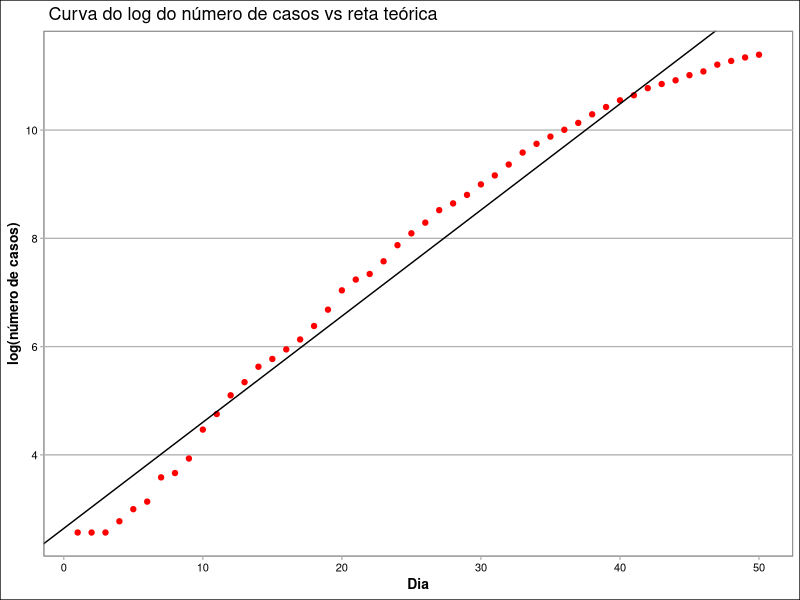
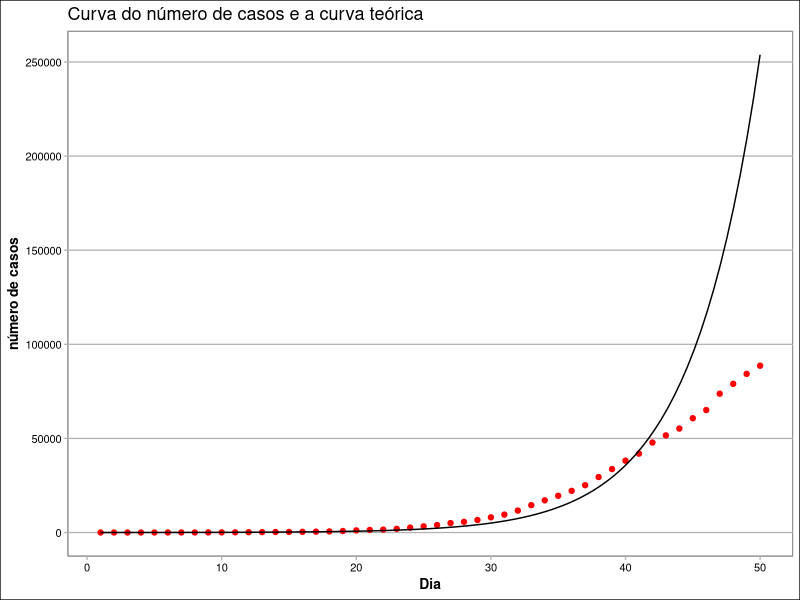

These figures' R source, in order:
## ---- chunk 1
knitr::opts_chunk$set(echo = TRUE)
library(tidyverse)
## ---- chunk 2
dados <- readxl::read_xls("Atividade-9.xls", 
                          sheet = "Atividade 9 - Casos Reino Unido", skip = 2) %>% 
  select(c("Data", "Dia (t)","Total de casos (N)"))
colnames(dados) <- c("Data","Dia","total_casos")
dados <- dados %>% mutate(log_casos = log(total_casos))
## ---- chunk 3
dados <- dados %>% mutate(dias_2 = Dia^2) 
sum(dados$dias_2) # obtendo a soma dos quadrados de xi (dias)
## ---- chunk 4
sum(dados$Dia) # soma dos dias
## ---- chunk 5
dados <- dados%>% mutate(x_y = Dia * log_casos)
sum(dados$x_y) #soma das multiplicações dos dias com o log dos casos

## ---- chunk 6
sum(dados$log_casos) # soma do log dos casos
## ---- chunk 7
library(ggthemes)
ggplot(dados,aes(Dia,log_casos))+
  geom_point(color="red")+ # scatter plot dos dados
  geom_abline(slope = 0.1960691, intercept = 2.641054)+ # reta estimada
  labs(title = " Curva do log do número de casos vs reta teórica", x= "Dia", y= "log(número de casos)") +
  theme_calc()+
  theme(legend.title = element_text(face = 'bold', size = 16),
        axis.title = element_text(face = 'bold', size = 10))

## ---- chunk 8
library(ggthemes)
ggplot(dados,aes(Dia, total_casos))+
  geom_point(color="red") +
  stat_function(fun= function(x)exp(0.1960691*x + 2.641054), geom="line") +
   labs(title = "Curva do número de casos e a curva teórica", x= "Dia", y= "número de casos") +
 theme_calc()+
  theme(legend.title = element_text(face = 'bold', size = 16),
        axis.title = element_text(face = 'bold', size = 10))

